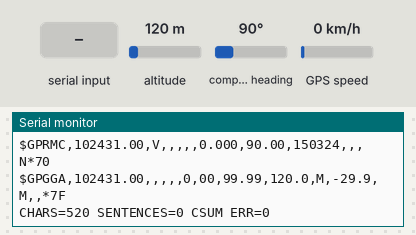
Bench run of a sketch on a simulated Arduino Uno, built with avr-gcc and run on an emulated ATmega328P. On the bench: the last lines printed to the serial monitor. The test bench sets the inputs (shaded band); at power-on: altitude 120 m, compass heading 90°, GPS speed 0 km/h. The GPS gets a fix after 3 s at 37.7749, -122.4194 with 8 satellites.

Above: at 1.8 s.
1.9 s: altitude set to 20 m
At 2.8 s:
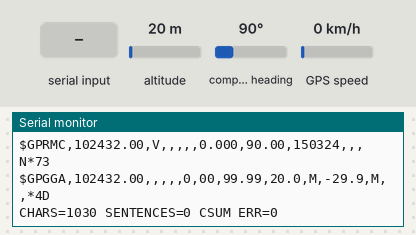
4.5 s: compass heading set to 269°
At 5.8 s:
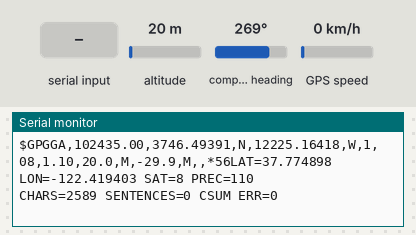
7.6 s: GPS speed set to 60 km/h
At 8.8 s:
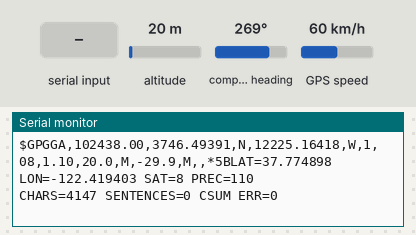
9.7 s: compass heading set to 7°
At 10.8 s:
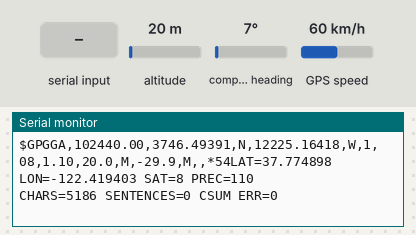
13.8 s: "1" received over the second serial link
At 15.1 s:
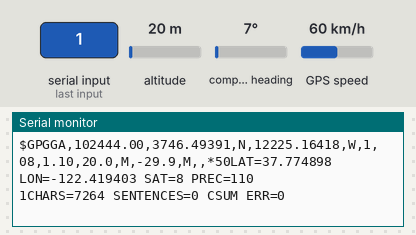
15.3 s: altitude set to 980 m
At 16.4 s:
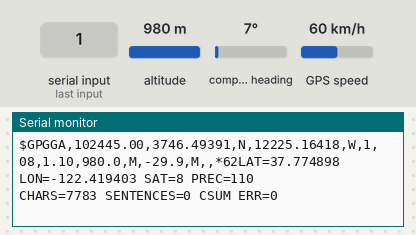
Timing chart, 0 to 18.3 s (numbered marks = the images above; inputs shaded):
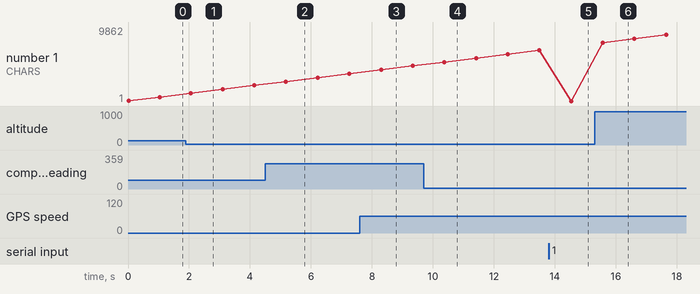

The sketch:

GPSCode.ino
```cpp
#include <SoftwareSerial.h>
#include <TinyGPS.h>

TinyGPS gps;
SoftwareSerial ss(4, 3); // RX, TX

void setup()
{
  Serial.begin(115200);
  ss.begin(9600); // Ajusta esta velocidad si es necesario
  Serial.println("GPS6MU2 Test");
}

void loop()
{
  while (ss.available() > 0)
  {
    char c = ss.read();
    Serial.write(c); // Imprimir los datos en bruto
    if (gps.encode(c)) {
      float flat, flon;
      unsigned long age;
      gps.f_get_position(&flat, &flon, &age);
      Serial.print("LAT=");
      Serial.print(flat == TinyGPS::GPS_INVALID_F_ANGLE ? 0.0 : flat, 6);
      Serial.print(" LON=");
      Serial.print(flon == TinyGPS::GPS_INVALID_F_ANGLE ? 0.0 : flon, 6);
      Serial.print(" SAT=");
      Serial.print(gps.satellites() == TinyGPS::GPS_INVALID_SATELLITES ? 0 : gps.satellites());
      Serial.print(" PREC=");
      Serial.print(gps.hdop() == TinyGPS::GPS_INVALID_HDOP ? 0 : gps.hdop());
      Serial.println();
    }
  }

  // Optional: print statistics
  unsigned long chars;
  unsigned short sentences, failed;
  gps.stats(&chars, &sentences, &failed);

  Serial.print("CHARS=");
  Serial.print(chars);
  Serial.print(" SENTENCES=");
  Serial.print(sentences);
  Serial.print(" CSUM ERR=");
  Serial.println(failed);

  delay(1000); // Añadir un pequeño retraso para evitar saturar el buffer serie
}
```

Measured:
- after the input at 1.9 s, the serial monitor: prints a new line after 0.16 s (image 1)
- after the input at 4.5 s, the serial monitor: prints a new line after 0.65 s (image 2)
- after the input at 7.6 s, the serial monitor: prints a new line after 0.66 s (image 3)
- after the input at 9.7 s, the serial monitor: prints a new line after 0.64 s (image 4)
- after the input at 13.8 s, the serial monitor: prints a new line after 0.73 s (image 5)
- after the input at 15.3 s, the serial monitor: prints a new line after 0.26 s (image 6)
- plotted number 1: 520 → 2069 after the input at 1.9 s, 2069 → 3628 after the input at 4.5 s, 4667 → 6745 after the input at 9.7 s, 1 → 9862 after the input at 15.3 s
